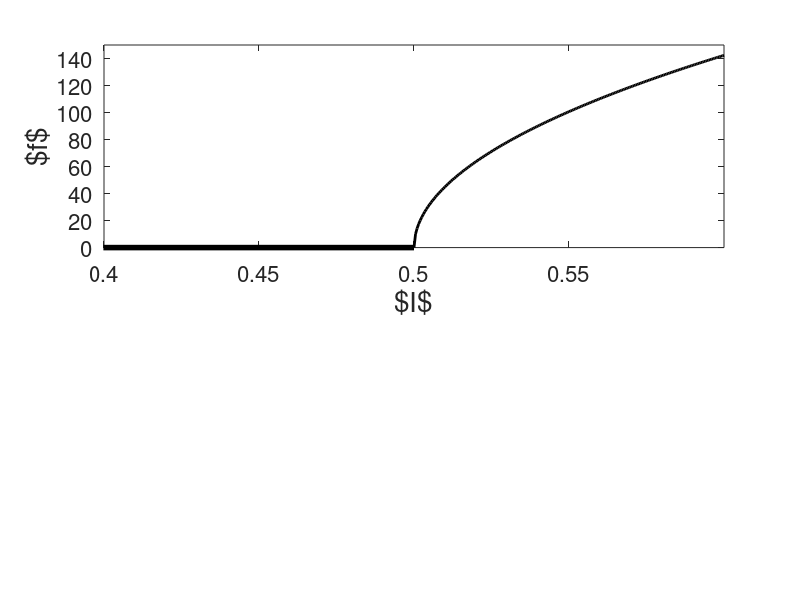

The MATLAB source for this figure:
N=200;
I=1/2+[0:N]/N*0.1;

f=1000*sqrt(2*I-1)/pi;

subplot(211);
plot(I,f,'-k','Linewidth',2);
hold on;
plot([0,1/2],[0,0],'-k','Linewidth',4);
hold off;
set(gca,'Fontsize',16);
xlabel('$I$','Fontsize',20);
ylabel('$f$','Fontsize',20);
axis([0.4,0.6,0,150]);
shg;
